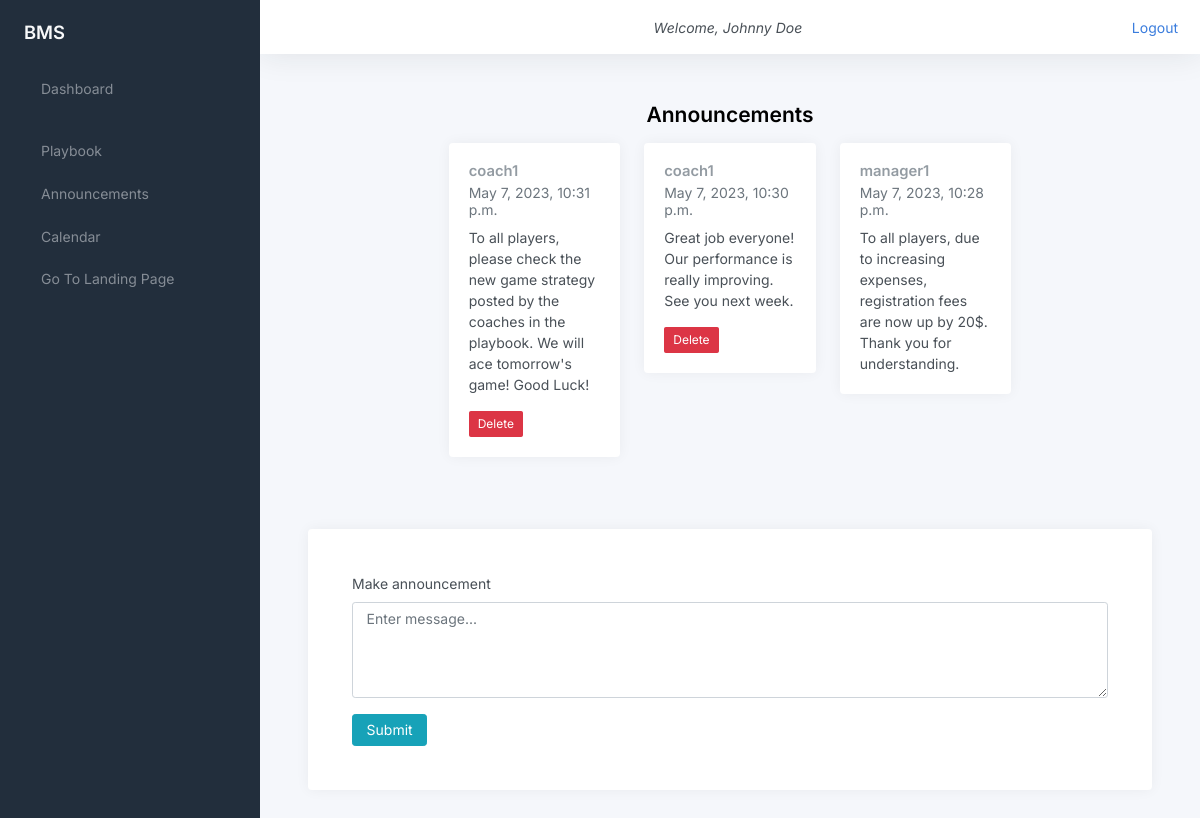
/announcements/ (signed in), run on the app's committed database.
### bMSapp/models.py (models this page shows, shortened)
class Announcement(models.Model):
    owner = models.ForeignKey(Profile, on_delete=models.CASCADE)
    message = models.TextField()
    datetime = models.DateTimeField(auto_now_add=True)

class Profile(models.Model):
    user = models.OneToOneField(User, on_delete=models.CASCADE)
    phone_number = models.CharField(max_length=15)
    date_of_birth = models.DateField()

### bMSapp/views.py (the view)
# urls.py: path('announcements/', views.announcements, name='announcements'),
@ login_required
@ user_passes_test(not_player)
def announcements(request):
    if request.method == "POST":
        announcement = Announcement()
        announcement.message = request.POST.get('message')
        announcement.owner = Profile.objects.get(user=request.user)
        announcement.save()
    announcements = Announcement.objects.all().order_by('-datetime')
    return render(request, 'announcements.html', {'announcements': announcements})

### bMSapp/templatetags/auth_extras.py (called while the page is built)
@register.filter(name='has_group')
def has_group(user, group_name):
    group = Group.objects.get(name=group_name)
    return True if group in user.groups.all() else False

### bMSapp/utils.py (called while the page is built)
def is_player(user):
    return user.groups.filter(name='Players').exists()

def not_player(user):
    return not is_player(user)

### templates/announcements.html (shortened to what this page needs)
{% extends 'base.html' %} {% block content %}
<main class="content">
  <div class="container-fluid p-0">
    <h1 class="h3 mb-3 text-center"><strong>Announcements</strong></h1>
    <div class="row">
      <div class="col-12 d-flex justify-content-center">
        <div class="col-lg-8 col-xxl-9">
          <div class="row">
            {% for announcement in announcements %}
            <div class="col-md-6 col-lg-4 mb-4">
              <div class="card">
                <div class="card-body">
                  <h5 class="card-title">
                    {{announcement.owner.user.username}}
                  </h5>
                  <h6 class="card-subtitle mb-2 text-muted">
                    {{announcement.datetime}}
                  </h6>
                  <p class="card-text">{{announcement.message}}</p>
                  {% if user == announcement.owner.user %}
                  <form method="post" action="{% url 'delete_announcement' announcement.id %}" onsubmit="return confirm('Are you sure you want to delete this announcement?');">
                    <button type="submit" class="btn btn-danger btn-sm">Delete</button>
                  </form>
                  {% endif %}
                </div>
              </div>
            </div>
            {% endfor %}
          </div>
        </div>
      </div>
    </div>
          <div class="card mt-4">
            <div class="card-body">
              <div class="m-sm-4">
                <form method="POST">
                  <div class="mb-3">
                    <label class="form-label">Make announcement</label>
                    <textarea
                      class="form-control"
                      id="message"
                      name="message"
                      placeholder="Enter message..."
                      rows="4"
                    ></textarea>
                  </div>
                  <button type="submit" class="btn btn-info">Submit</button>
                </form>
              </div>
            </div>
          </div>
        </div>
      </div>
    </div>
{% endblock %}

### templates/base.html (shortened to what this page needs)
{% load static %}
{%load auth_extras%}
<!DOCTYPE html>
<html lang="en">
<head>
	<link href="{% static 'css/style.css' %}" rel="stylesheet">
	<link href="{% static 'css/app.css' %}" rel="stylesheet">
</head>
<body>
	<div class="wrapper">
		<nav id="sidebar" class="sidebar js-sidebar">
			<div class="sidebar-content js-simplebar">
				<a class="sidebar-brand" href="#">
          <span class="align-middle">BMS</span>
        </a>
				<ul class="sidebar-nav">
					<li class="sidebar-item ">
						{% if request.user|has_group:"Coaches" %}
						<a class="sidebar-link" href="{% url 'coach_after_login' %}">
{% else %}
<a class="sidebar-link" href="{% url 'manager_after_login' %}">
{% endif %}
    			 <span class="align-middle">Dashboard</span>
			</li>
			<li class="sidebar-item">
			<a class="sidebar-link" href="{% url 'view_images' %}">
				 <span class="align-middle">Playbook</span>
			  </a>
					</li>
					<li class="sidebar-item">
						<a class="sidebar-link" href="{% url 'announcements' %}">
							 <span class="align-middle">Announcements</span>
						  </a>
								</li>
					<li class="sidebar-item">
						<a class="sidebar-link" href="{% url 'calendar' %}">
							 <span class="align-middle">Calendar</span>
						  </a>
								</li>
								<li class="sidebar-item">
									<a class="sidebar-link" href="{% url 'landing_page' %}">
										 <span class="align-middle">Go To Landing Page</span>
									  </a>
											</li>
				</ul>
			</div>
		</nav>
		<div class="main">
			<nav class="navbar navbar-expand navbar-light navbar-bg">
				{% if user.is_authenticated %}
				<a class="sidebar-toggle js-sidebar-toggle"></a>
				<div class="d-flex justify-content-center flex-grow-1">
					<i class="navbar-item">Welcome, {{ user.get_full_name }}</i>
				</div>
				<div class="d-flex justify-content-end">
					<a href="{% url 'logout' %}">Logout</a>
				</div>
				{% endif %}
			</nav>
			{% block content %}
			{% endblock %}
</body>
</html>

### data on the page
Announcement: owner.user.username "coach1", datetime "May 7, 2023, 10:31 p.m.", message "To all players, please check the new game strategy posted by the coaches in the playbook. We will ace tomorrow's game! Good Luck!", shows "Delete"
Announcement: owner.user.username "coach1", datetime "May 7, 2023, 10:30 p.m.", message "Great job everyone! Our performance is really improving. See you next week.", shows "Delete"
Announcement: owner.user.username "manager1", datetime "May 7, 2023, 10:28 p.m.", message "To all players, due to increasing expenses, registration fees are now up by 20$. Thank you for understanding."

### other printed values
{{ user.get_full_name }} "Johnny Doe"
